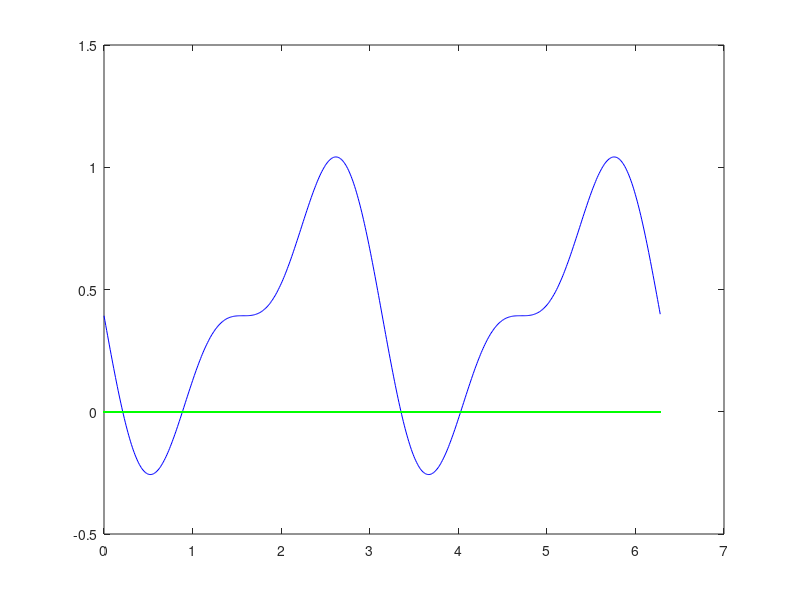

The MATLAB source for this figure:
ao= pi/4;
t= 0:0.01:2*pi;
k= input('Da el numero= ');
xx=0;
fx=0;
xy=0;
for i=1:k
   if i>0
   fx= ((-cos(i*pi))/i)*sin(i*t);
       if mod(i,2) == 0;
       xx= fx+xx;
       end
   else
    xy=xy+fx;   
   end
end
gx= (pi/8) + xx + xy;
plot(t,gx,'b',t,xy,'g');